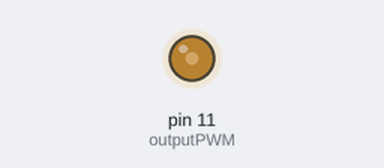
Recording of a sketch running on a simulated Arduino Uno, built with avr-gcc and run on an emulated ATmega328P. On the bench: output pins drawn as LEDs (lit = HIGH).

Above: at 0.1 s.
Timing chart, 0 to 1.6 s (numbered marks = the images above):
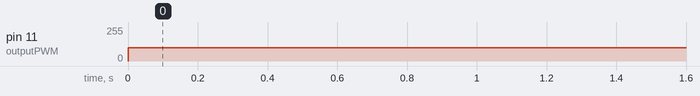

Measured:
- by itself, pin 11 (outputPWM): 0/255 → 100/255 at 0.00 s

The sketch:

Sinal_Analogico_Arduino.ino
```cpp
  /*

  O Arduino gera um sinal PWM que com uma shild adicional tem uma saida de sinal de onda senoidal

  Criated Apr 2020
  by Lucas Alexandre
  Modified May 2024
  by Wanderson D. Lopes
  */

  // Sine wave generator simulator

  int outputPWM;
  int x, valor;
  float seno;

  #define outputPWM 11

  void setup(){
  pinMode (outputPWM, OUTPUT);

  }

  void loop(){
    for (x=0; x<255; x++){
    seno = 100+(100*(sin(x*(6/255))));
    valor = int(seno);
    analogWrite(outputPWM, valor);
    delay(30);
    }
  }
```
